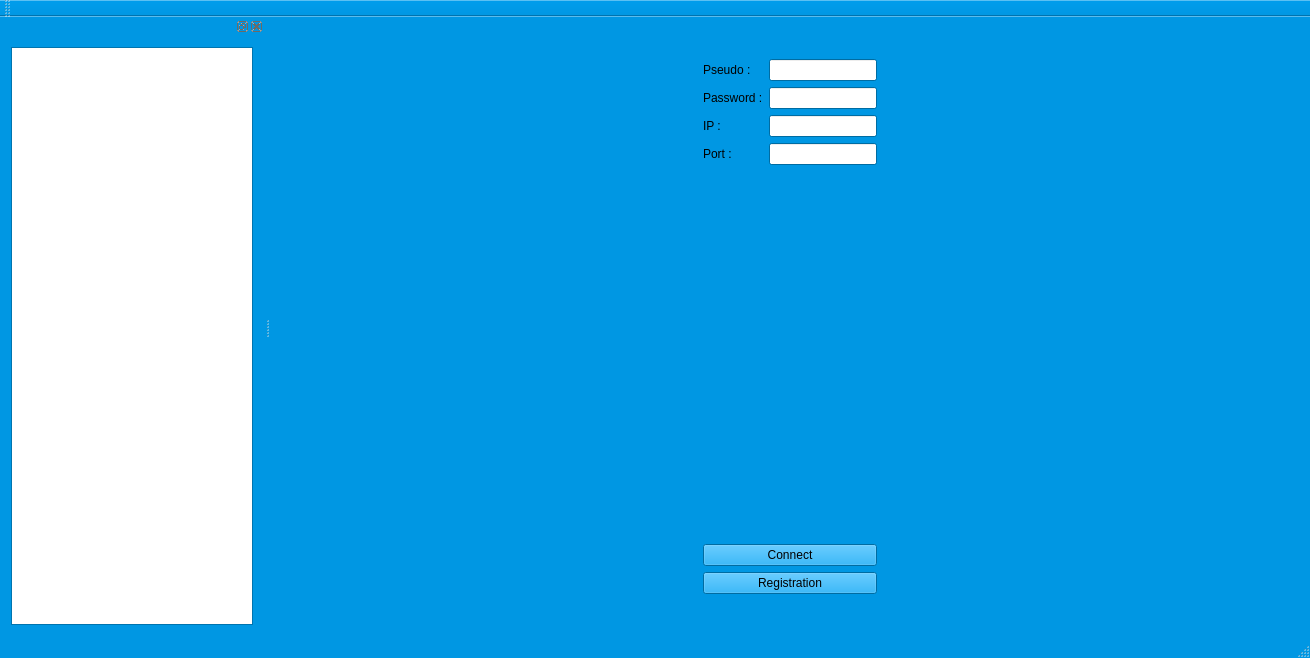
<?xml version="1.0" encoding="UTF-8"?>
<ui version="4.0">
 <class>MainWindow</class>
 <widget class="QMainWindow" name="MainWindow">
  <property name="geometry">
   <rect>
    <x>0</x>
    <y>0</y>
    <width>1310</width>
    <height>658</height>
   </rect>
  </property>
  <property name="palette">
   <palette>
    <active>
     <colorrole role="WindowText">
      <brush brushstyle="SolidPattern">
       <color alpha="255">
        <red>0</red>
        <green>0</green>
        <blue>0</blue>
       </color>
      </brush>
     </colorrole>
     <colorrole role="Button">
      <brush brushstyle="SolidPattern">
       <color alpha="255">
        <red>0</red>
        <green>151</green>
        <blue>227</blue>
       </color>
      </brush>
     </colorrole>
     <colorrole role="Light">
      <brush brushstyle="SolidPattern">
       <color alpha="255">
        <red>85</red>
        <green>199</green>
        <blue>255</blue>
       </color>
      </brush>
     </colorrole>
     <colorrole role="Midlight">
      <brush brushstyle="SolidPattern">
       <color alpha="255">
        <red>42</red>
        <green>175</green>
        <blue>241</blue>
       </color>
      </brush>
     </colorrole>
     <colorrole role="Dark">
      <brush brushstyle="SolidPattern">
       <color alpha="255">
        <red>0</red>
        <green>75</green>
        <blue>113</blue>
       </color>
      </brush>
     </colorrole>
     <colorrole role="Mid">
      <brush brushstyle="SolidPattern">
       <color alpha="255">
        <red>0</red>
        <green>101</green>
        <blue>151</blue>
       </color>
      </brush>
     </colorrole>
     <colorrole role="Text">
      <brush brushstyle="SolidPattern">
       <color alpha="255">
        <red>0</red>
        <green>0</green>
        <blue>0</blue>
       </color>
      </brush>
     </colorrole>
     <colorrole role="BrightText">
      <brush brushstyle="SolidPattern">
       <color alpha="255">
        <red>255</red>
        <green>255</green>
        <blue>255</blue>
       </color>
      </brush>
     </colorrole>
     <colorrole role="ButtonText">
      <brush brushstyle="SolidPattern">
       <color alpha="255">
        <red>0</red>
        <green>0</green>
        <blue>0</blue>
       </color>
      </brush>
     </colorrole>
     <colorrole role="Base">
      <brush brushstyle="SolidPattern">
       <color alpha="255">
        <red>255</red>
        <green>255</green>
        <blue>255</blue>
       </color>
      </brush>
     </colorrole>
     <colorrole role="Window">
      <brush brushstyle="SolidPattern">
       <color alpha="255">
        <red>0</red>
        <green>151</green>
        <blue>227</blue>
       </color>
      </brush>
     </colorrole>
     <colorrole role="Shadow">
      <brush brushstyle="SolidPattern">
       <color alpha="255">
        <red>0</red>
        <green>0</green>
        <blue>0</blue>
       </color>
      </brush>
     </colorrole>
     <colorrole role="AlternateBase">
      <brush brushstyle="SolidPattern">
       <color alpha="255">
        <red>127</red>
        <green>203</green>
        <blue>241</blue>
       </color>
      </brush>
     </colorrole>
     <colorrole role="ToolTipBase">
      <brush brushstyle="SolidPattern">
       <color alpha="255">
        <red>255</red>
        <green>255</green>
        <blue>220</blue>
       </color>
      </brush>
     </colorrole>
     <colorrole role="ToolTipText">
      <brush brushstyle="SolidPattern">
       <color alpha="255">
        <red>0</red>
        <green>0</green>
        <blue>0</blue>
       </color>
      </brush>
     </colorrole>
    </active>
    <inactive>
     <colorrole role="WindowText">
      <brush brushstyle="SolidPattern">
       <color alpha="255">
        <red>0</red>
        <green>0</green>
        <blue>0</blue>
       </color>
      </brush>
     </colorrole>
     <colorrole role="Button">
      <brush brushstyle="SolidPattern">
       <color alpha="255">
        <red>0</red>
        <green>151</green>
        <blue>227</blue>
       </color>
      </brush>
     </colorrole>
     <colorrole role="Light">
      <brush brushstyle="SolidPattern">
       <color alpha="255">
        <red>85</red>
        <green>199</green>
        <blue>255</blue>
       </color>
      </brush>
     </colorrole>
     <colorrole role="Midlight">
      <brush brushstyle="SolidPattern">
       <color alpha="255">
        <red>42</red>
        <green>175</green>
        <blue>241</blue>
       </color>
      </brush>
     </colorrole>
     <colorrole role="Dark">
      <brush brushstyle="SolidPattern">
       <color alpha="255">
        <red>0</red>
        <green>75</green>
        <blue>113</blue>
       </color>
      </brush>
     </colorrole>
     <colorrole role="Mid">
      <brush brushstyle="SolidPattern">
       <color alpha="255">
        <red>0</red>
        <green>101</green>
        <blue>151</blue>
       </color>
      </brush>
     </colorrole>
     <colorrole role="Text">
      <brush brushstyle="SolidPattern">
       <color alpha="255">
        <red>0</red>
        <green>0</green>
        <blue>0</blue>
       </color>
      </brush>
     </colorrole>
     <colorrole role="BrightText">
      <brush brushstyle="SolidPattern">
       <color alpha="255">
        <red>255</red>
        <green>255</green>
        <blue>255</blue>
       </color>
      </brush>
     </colorrole>
     <colorrole role="ButtonText">
      <brush brushstyle="SolidPattern">
       <color alpha="255">
        <red>0</red>
        <green>0</green>
        <blue>0</blue>
       </color>
      </brush>
     </colorrole>
     <colorrole role="Base">
      <brush brushstyle="SolidPattern">
       <color alpha="255">
        <red>255</red>
        <green>255</green>
        <blue>255</blue>
       </color>
      </brush>
     </colorrole>
     <colorrole role="Window">
      <brush brushstyle="SolidPattern">
       <color alpha="255">
        <red>0</red>
        <green>151</green>
        <blue>227</blue>
       </color>
      </brush>
     </colorrole>
     <colorrole role="Shadow">
      <brush brushstyle="SolidPattern">
       <color alpha="255">
        <red>0</red>
        <green>0</green>
        <blue>0</blue>
       </color>
      </brush>
     </colorrole>
     <colorrole role="AlternateBase">
      <brush brushstyle="SolidPattern">
       <color alpha="255">
        <red>127</red>
        <green>203</green>
        <blue>241</blue>
       </color>
      </brush>
     </colorrole>
     <colorrole role="ToolTipBase">
      <brush brushstyle="SolidPattern">
       <color alpha="255">
        <red>255</red>
        <green>255</green>
        <blue>220</blue>
       </color>
      </brush>
     </colorrole>
     <colorrole role="ToolTipText">
      <brush brushstyle="SolidPattern">
       <color alpha="255">
        <red>0</red>
        <green>0</green>
        <blue>0</blue>
       </color>
      </brush>
     </colorrole>
    </inactive>
    <disabled>
     <colorrole role="WindowText">
      <brush brushstyle="SolidPattern">
       <color alpha="255">
        <red>0</red>
        <green>75</green>
        <blue>113</blue>
       </color>
      </brush>
     </colorrole>
     <colorrole role="Button">
      <brush brushstyle="SolidPattern">
       <color alpha="255">
        <red>0</red>
        <green>151</green>
        <blue>227</blue>
       </color>
      </brush>
     </colorrole>
     <colorrole role="Light">
      <brush brushstyle="SolidPattern">
       <color alpha="255">
        <red>85</red>
        <green>199</green>
        <blue>255</blue>
       </color>
      </brush>
     </colorrole>
     <colorrole role="Midlight">
      <brush brushstyle="SolidPattern">
       <color alpha="255">
        <red>42</red>
        <green>175</green>
        <blue>241</blue>
       </color>
      </brush>
     </colorrole>
     <colorrole role="Dark">
      <brush brushstyle="SolidPattern">
       <color alpha="255">
        <red>0</red>
        <green>75</green>
        <blue>113</blue>
       </color>
      </brush>
     </colorrole>
     <colorrole role="Mid">
      <brush brushstyle="SolidPattern">
       <color alpha="255">
        <red>0</red>
        <green>101</green>
        <blue>151</blue>
       </color>
      </brush>
     </colorrole>
     <colorrole role="Text">
      <brush brushstyle="SolidPattern">
       <color alpha="255">
        <red>0</red>
        <green>75</green>
        <blue>113</blue>
       </color>
      </brush>
     </colorrole>
     <colorrole role="BrightText">
      <brush brushstyle="SolidPattern">
       <color alpha="255">
        <red>255</red>
        <green>255</green>
        <blue>255</blue>
       </color>
      </brush>
     </colorrole>
     <colorrole role="ButtonText">
      <brush brushstyle="SolidPattern">
       <color alpha="255">
        <red>0</red>
        <green>75</green>
        <blue>113</blue>
       </color>
      </brush>
     </colorrole>
     <colorrole role="Base">
      <brush brushstyle="SolidPattern">
       <color alpha="255">
        <red>0</red>
        <green>151</green>
        <blue>227</blue>
       </color>
      </brush>
     </colorrole>
     <colorrole role="Window">
      <brush brushstyle="SolidPattern">
       <color alpha="255">
        <red>0</red>
        <green>151</green>
        <blue>227</blue>
       </color>
      </brush>
     </colorrole>
     <colorrole role="Shadow">
      <brush brushstyle="SolidPattern">
       <color alpha="255">
        <red>0</red>
        <green>0</green>
        <blue>0</blue>
       </color>
      </brush>
     </colorrole>
     <colorrole role="AlternateBase">
      <brush brushstyle="SolidPattern">
       <color alpha="255">
        <red>0</red>
        <green>151</green>
        <blue>227</blue>
       </color>
      </brush>
     </colorrole>
     <colorrole role="ToolTipBase">
      <brush brushstyle="SolidPattern">
       <color alpha="255">
        <red>255</red>
        <green>255</green>
        <blue>220</blue>
       </color>
      </brush>
     </colorrole>
     <colorrole role="ToolTipText">
      <brush brushstyle="SolidPattern">
       <color alpha="255">
        <red>0</red>
        <green>0</green>
        <blue>0</blue>
       </color>
      </brush>
     </colorrole>
    </disabled>
   </palette>
  </property>
  <property name="windowTitle">
   <string>MainWindow</string>
  </property>
  <property name="animated">
   <bool>true</bool>
  </property>
  <widget class="QWidget" name="centralWidget">
   <layout class="QVBoxLayout" name="verticalLayout_7">
    <item alignment="Qt::AlignHCenter|Qt::AlignVCenter">
     <widget class="QStackedWidget" name="stackedWidget">
      <property name="currentIndex">
       <number>0</number>
      </property>
      <widget class="QWidget" name="page">
       <layout class="QVBoxLayout" name="verticalLayout_4">
        <item alignment="Qt::AlignHCenter">
         <widget class="QWidget" name="widget" native="true">
          <layout class="QVBoxLayout" name="verticalLayout">
           <item>
            <layout class="QFormLayout" name="formLayout">
             <item row="0" column="0">
              <widget class="QLabel" name="label_pseudo">
               <property name="text">
                <string>Pseudo :</string>
               </property>
              </widget>
             </item>
             <item row="0" column="1">
              <widget class="QLineEdit" name="lineEdit_pseudo"/>
             </item>
             <item row="1" column="0">
              <widget class="QLabel" name="label_password">
               <property name="text">
                <string>Password :</string>
               </property>
              </widget>
             </item>
             <item row="1" column="1">
              <widget class="QLineEdit" name="lineEdit_password"/>
             </item>
             <item row="2" column="0">
              <widget class="QLabel" name="label_ip">
               <property name="text">
                <string>IP :</string>
               </property>
              </widget>
             </item>
             <item row="2" column="1">
              <widget class="QLineEdit" name="lineEdit_ip"/>
             </item>
             <item row="3" column="0">
              <widget class="QLabel" name="label_port">
               <property name="text">
                <string>Port :</string>
               </property>
              </widget>
             </item>
             <item row="3" column="1">
              <widget class="QLineEdit" name="lineEdit_port"/>
             </item>
            </layout>
           </item>
           <item>
            <widget class="QPushButton" name="pushButton_seconnecter">
             <property name="text">
              <string>Connect</string>
             </property>
            </widget>
           </item>
           <item>
            <widget class="QPushButton" name="pushButton_registration">
             <property name="text">
              <string>Registration</string>
             </property>
            </widget>
           </item>
          </layout>
         </widget>
        </item>
       </layout>
      </widget>
      <widget class="QWidget" name="page_2">
       <layout class="QVBoxLayout" name="verticalLayout_6">
        <item alignment="Qt::AlignHCenter|Qt::AlignVCenter">
         <widget class="QWidget" name="widget_2" native="true">
          <layout class="QVBoxLayout" name="verticalLayout_5">
           <item>
            <layout class="QHBoxLayout" name="horizontalLayout">
             <item>
              <widget class="QLabel" name="label_seePseudo">
               <property name="text">
                <string/>
               </property>
              </widget>
             </item>
             <item>
              <widget class="QPushButton" name="pushButton_call">
               <property name="enabled">
                <bool>true</bool>
               </property>
               <property name="text">
                <string>Call</string>
               </property>
              </widget>
             </item>
             <item>
              <widget class="QPushButton" name="pushButton_HangUp">
               <property name="text">
                <string>Hang up</string>
               </property>
              </widget>
             </item>
            </layout>
           </item>
           <item>
            <widget class="QTextEdit" name="textEdit_seeMessage">
             <property name="maximumSize">
              <size>
               <width>981</width>
               <height>181</height>
              </size>
             </property>
            </widget>
           </item>
           <item>
            <layout class="QHBoxLayout" name="horizontalLayout_2">
             <property name="sizeConstraint">
              <enum>QLayout::SetDefaultConstraint</enum>
             </property>
             <item>
              <widget class="QTextEdit" name="textEdit_message">
               <property name="minimumSize">
                <size>
                 <width>888</width>
                 <height>320</height>
                </size>
               </property>
               <property name="cursor" stdset="0">
                <cursorShape>IBeamCursor</cursorShape>
               </property>
              </widget>
             </item>
             <item>
              <widget class="QPushButton" name="pushButton_send">
               <property name="palette">
                <palette>
                 <active>
                  <colorrole role="WindowText">
                   <brush brushstyle="SolidPattern">
                    <color alpha="255">
                     <red>0</red>
                     <green>0</green>
                     <blue>0</blue>
                    </color>
                   </brush>
                  </colorrole>
                  <colorrole role="Button">
                   <brush brushstyle="SolidPattern">
                    <color alpha="255">
                     <red>0</red>
                     <green>0</green>
                     <blue>0</blue>
                    </color>
                   </brush>
                  </colorrole>
                  <colorrole role="Light">
                   <brush brushstyle="SolidPattern">
                    <color alpha="255">
                     <red>0</red>
                     <green>0</green>
                     <blue>0</blue>
                    </color>
                   </brush>
                  </colorrole>
                  <colorrole role="Midlight">
                   <brush brushstyle="SolidPattern">
                    <color alpha="255">
                     <red>0</red>
                     <green>0</green>
                     <blue>0</blue>
                    </color>
                   </brush>
                  </colorrole>
                  <colorrole role="Dark">
                   <brush brushstyle="SolidPattern">
                    <color alpha="255">
                     <red>0</red>
                     <green>0</green>
                     <blue>0</blue>
                    </color>
                   </brush>
                  </colorrole>
                  <colorrole role="Mid">
                   <brush brushstyle="SolidPattern">
                    <color alpha="255">
                     <red>0</red>
                     <green>0</green>
                     <blue>0</blue>
                    </color>
                   </brush>
                  </colorrole>
                  <colorrole role="Text">
                   <brush brushstyle="SolidPattern">
                    <color alpha="255">
                     <red>0</red>
                     <green>0</green>
                     <blue>0</blue>
                    </color>
                   </brush>
                  </colorrole>
                  <colorrole role="BrightText">
                   <brush brushstyle="SolidPattern">
                    <color alpha="255">
                     <red>0</red>
                     <green>0</green>
                     <blue>0</blue>
                    </color>
                   </brush>
                  </colorrole>
                  <colorrole role="ButtonText">
                   <brush brushstyle="SolidPattern">
                    <color alpha="255">
                     <red>0</red>
                     <green>0</green>
                     <blue>0</blue>
                    </color>
                   </brush>
                  </colorrole>
                  <colorrole role="Base">
                   <brush brushstyle="SolidPattern">
                    <color alpha="255">
                     <red>0</red>
                     <green>0</green>
                     <blue>0</blue>
                    </color>
                   </brush>
                  </colorrole>
                  <colorrole role="Window">
                   <brush brushstyle="SolidPattern">
                    <color alpha="255">
                     <red>0</red>
                     <green>0</green>
                     <blue>0</blue>
                    </color>
                   </brush>
                  </colorrole>
                  <colorrole role="Shadow">
                   <brush brushstyle="SolidPattern">
                    <color alpha="255">
                     <red>0</red>
                     <green>0</green>
                     <blue>0</blue>
                    </color>
                   </brush>
                  </colorrole>
                  <colorrole role="Highlight">
                   <brush brushstyle="SolidPattern">
                    <color alpha="255">
                     <red>0</red>
                     <green>0</green>
                     <blue>0</blue>
                    </color>
                   </brush>
                  </colorrole>
                  <colorrole role="HighlightedText">
                   <brush brushstyle="SolidPattern">
                    <color alpha="255">
                     <red>0</red>
                     <green>0</green>
                     <blue>0</blue>
                    </color>
                   </brush>
                  </colorrole>
                  <colorrole role="Link">
                   <brush brushstyle="SolidPattern">
                    <color alpha="255">
                     <red>0</red>
                     <green>0</green>
                     <blue>0</blue>
                    </color>
                   </brush>
                  </colorrole>
                  <colorrole role="LinkVisited">
                   <brush brushstyle="SolidPattern">
                    <color alpha="255">
                     <red>0</red>
                     <green>0</green>
                     <blue>0</blue>
                    </color>
                   </brush>
                  </colorrole>
                  <colorrole role="AlternateBase">
                   <brush brushstyle="SolidPattern">
                    <color alpha="255">
                     <red>0</red>
                     <green>0</green>
                     <blue>0</blue>
                    </color>
                   </brush>
                  </colorrole>
                  <colorrole role="ToolTipBase">
                   <brush brushstyle="SolidPattern">
                    <color alpha="255">
                     <red>0</red>
                     <green>0</green>
                     <blue>0</blue>
                    </color>
                   </brush>
                  </colorrole>
                  <colorrole role="ToolTipText">
                   <brush brushstyle="SolidPattern">
                    <color alpha="255">
                     <red>0</red>
                     <green>0</green>
                     <blue>0</blue>
                    </color>
                   </brush>
                  </colorrole>
                 </active>
                 <inactive>
                  <colorrole role="WindowText">
                   <brush brushstyle="SolidPattern">
                    <color alpha="255">
                     <red>0</red>
                     <green>0</green>
                     <blue>0</blue>
                    </color>
                   </brush>
                  </colorrole>
                  <colorrole role="Button">
                   <brush brushstyle="SolidPattern">
                    <color alpha="255">
                     <red>0</red>
                     <green>0</green>
                     <blue>0</blue>
                    </color>
                   </brush>
                  </colorrole>
                  <colorrole role="Light">
                   <brush brushstyle="SolidPattern">
                    <color alpha="255">
                     <red>0</red>
                     <green>0</green>
                     <blue>0</blue>
                    </color>
                   </brush>
                  </colorrole>
                  <colorrole role="Midlight">
                   <brush brushstyle="SolidPattern">
                    <color alpha="255">
                     <red>0</red>
                     <green>0</green>
                     <blue>0</blue>
                    </color>
                   </brush>
                  </colorrole>
                  <colorrole role="Dark">
                   <brush brushstyle="SolidPattern">
                    <color alpha="255">
                     <red>0</red>
                     <green>0</green>
                     <blue>0</blue>
                    </color>
                   </brush>
                  </colorrole>
                  <colorrole role="Mid">
                   <brush brushstyle="SolidPattern">
                    <color alpha="255">
                     <red>0</red>
                     <green>0</green>
                     <blue>0</blue>
                    </color>
                   </brush>
                  </colorrole>
                  <colorrole role="Text">
                   <brush brushstyle="SolidPattern">
                    <color alpha="255">
                     <red>255</red>
                     <green>255</green>
                     <blue>255</blue>
                    </color>
                   </brush>
                  </colorrole>
                  <colorrole role="BrightText">
                   <brush brushstyle="SolidPattern">
                    <color alpha="255">
                     <red>255</red>
                     <green>255</green>
                     <blue>255</blue>
                    </color>
                   </brush>
                  </colorrole>
                  <colorrole role="ButtonText">
                   <brush brushstyle="SolidPattern">
                    <color alpha="255">
                     <red>255</red>
                     <green>255</green>
                     <blue>255</blue>
                    </color>
                   </brush>
                  </colorrole>
                  <colorrole role="Base">
                   <brush brushstyle="SolidPattern">
                    <color alpha="255">
                     <red>0</red>
                     <green>0</green>
                     <blue>0</blue>
                    </color>
                   </brush>
                  </colorrole>
                  <colorrole role="Window">
                   <brush brushstyle="SolidPattern">
                    <color alpha="255">
                     <red>0</red>
                     <green>0</green>
                     <blue>0</blue>
                    </color>
                   </brush>
                  </colorrole>
                  <colorrole role="Shadow">
                   <brush brushstyle="SolidPattern">
                    <color alpha="255">
                     <red>0</red>
                     <green>0</green>
                     <blue>0</blue>
                    </color>
                   </brush>
                  </colorrole>
                  <colorrole role="Highlight">
                   <brush brushstyle="SolidPattern">
                    <color alpha="255">
                     <red>0</red>
                     <green>0</green>
                     <blue>0</blue>
                    </color>
                   </brush>
                  </colorrole>
                  <colorrole role="HighlightedText">
                   <brush brushstyle="SolidPattern">
                    <color alpha="255">
                     <red>0</red>
                     <green>0</green>
                     <blue>0</blue>
                    </color>
                   </brush>
                  </colorrole>
                  <colorrole role="Link">
                   <brush brushstyle="SolidPattern">
                    <color alpha="255">
                     <red>0</red>
                     <green>0</green>
                     <blue>0</blue>
                    </color>
                   </brush>
                  </colorrole>
                  <colorrole role="LinkVisited">
                   <brush brushstyle="SolidPattern">
                    <color alpha="255">
                     <red>0</red>
                     <green>0</green>
                     <blue>0</blue>
                    </color>
                   </brush>
                  </colorrole>
                  <colorrole role="AlternateBase">
                   <brush brushstyle="SolidPattern">
                    <color alpha="255">
                     <red>0</red>
                     <green>0</green>
                     <blue>0</blue>
                    </color>
                   </brush>
                  </colorrole>
                  <colorrole role="ToolTipBase">
                   <brush brushstyle="SolidPattern">
                    <color alpha="255">
                     <red>0</red>
                     <green>0</green>
                     <blue>0</blue>
                    </color>
                   </brush>
                  </colorrole>
                  <colorrole role="ToolTipText">
                   <brush brushstyle="SolidPattern">
                    <color alpha="255">
                     <red>0</red>
                     <green>0</green>
                     <blue>0</blue>
                    </color>
                   </brush>
                  </colorrole>
                 </inactive>
                 <disabled>
                  <colorrole role="WindowText">
                   <brush brushstyle="SolidPattern">
                    <color alpha="255">
                     <red>0</red>
                     <green>0</green>
                     <blue>0</blue>
                    </color>
                   </brush>
                  </colorrole>
                  <colorrole role="Button">
                   <brush brushstyle="SolidPattern">
                    <color alpha="255">
                     <red>0</red>
                     <green>0</green>
                     <blue>0</blue>
                    </color>
                   </brush>
                  </colorrole>
                  <colorrole role="Light">
                   <brush brushstyle="SolidPattern">
                    <color alpha="255">
                     <red>0</red>
                     <green>0</green>
                     <blue>0</blue>
                    </color>
                   </brush>
                  </colorrole>
                  <colorrole role="Midlight">
                   <brush brushstyle="SolidPattern">
                    <color alpha="255">
                     <red>0</red>
                     <green>0</green>
                     <blue>0</blue>
                    </color>
                   </brush>
                  </colorrole>
                  <colorrole role="Dark">
                   <brush brushstyle="SolidPattern">
                    <color alpha="255">
                     <red>0</red>
                     <green>0</green>
                     <blue>0</blue>
                    </color>
                   </brush>
                  </colorrole>
                  <colorrole role="Mid">
                   <brush brushstyle="SolidPattern">
                    <color alpha="255">
                     <red>0</red>
                     <green>0</green>
                     <blue>0</blue>
                    </color>
                   </brush>
                  </colorrole>
                  <colorrole role="Text">
                   <brush brushstyle="SolidPattern">
                    <color alpha="255">
                     <red>0</red>
                     <green>0</green>
                     <blue>0</blue>
                    </color>
                   </brush>
                  </colorrole>
                  <colorrole role="BrightText">
                   <brush brushstyle="SolidPattern">
                    <color alpha="255">
                     <red>255</red>
                     <green>255</green>
                     <blue>255</blue>
                    </color>
                   </brush>
                  </colorrole>
                  <colorrole role="ButtonText">
                   <brush brushstyle="SolidPattern">
                    <color alpha="255">
                     <red>0</red>
                     <green>0</green>
                     <blue>0</blue>
                    </color>
                   </brush>
                  </colorrole>
                  <colorrole role="Base">
                   <brush brushstyle="SolidPattern">
                    <color alpha="255">
                     <red>0</red>
                     <green>0</green>
                     <blue>0</blue>
                    </color>
                   </brush>
                  </colorrole>
                  <colorrole role="Window">
                   <brush brushstyle="SolidPattern">
                    <color alpha="255">
                     <red>0</red>
                     <green>0</green>
                     <blue>0</blue>
                    </color>
                   </brush>
                  </colorrole>
                  <colorrole role="Shadow">
                   <brush brushstyle="SolidPattern">
                    <color alpha="255">
                     <red>0</red>
                     <green>0</green>
                     <blue>0</blue>
                    </color>
                   </brush>
                  </colorrole>
                  <colorrole role="Highlight">
                   <brush brushstyle="SolidPattern">
                    <color alpha="255">
                     <red>51</red>
                     <green>153</green>
                     <blue>255</blue>
                    </color>
                   </brush>
                  </colorrole>
                  <colorrole role="HighlightedText">
                   <brush brushstyle="SolidPattern">
                    <color alpha="255">
                     <red>0</red>
                     <green>0</green>
                     <blue>0</blue>
                    </color>
                   </brush>
                  </colorrole>
                  <colorrole role="Link">
                   <brush brushstyle="SolidPattern">
                    <color alpha="255">
                     <red>0</red>
                     <green>0</green>
                     <blue>0</blue>
                    </color>
                   </brush>
                  </colorrole>
                  <colorrole role="LinkVisited">
                   <brush brushstyle="SolidPattern">
                    <color alpha="255">
                     <red>0</red>
                     <green>0</green>
                     <blue>0</blue>
                    </color>
                   </brush>
                  </colorrole>
                  <colorrole role="AlternateBase">
                   <brush brushstyle="SolidPattern">
                    <color alpha="255">
                     <red>0</red>
                     <green>0</green>
                     <blue>0</blue>
                    </color>
                   </brush>
                  </colorrole>
                  <colorrole role="ToolTipBase">
                   <brush brushstyle="SolidPattern">
                    <color alpha="255">
                     <red>0</red>
                     <green>0</green>
                     <blue>0</blue>
                    </color>
                   </brush>
                  </colorrole>
                  <colorrole role="ToolTipText">
                   <brush brushstyle="SolidPattern">
                    <color alpha="255">
                     <red>0</red>
                     <green>0</green>
                     <blue>0</blue>
                    </color>
                   </brush>
                  </colorrole>
                 </disabled>
                </palette>
               </property>
               <property name="text">
                <string>Send</string>
               </property>
              </widget>
             </item>
            </layout>
           </item>
          </layout>
         </widget>
        </item>
       </layout>
      </widget>
      <widget class="QWidget" name="page_3">
       <widget class="QWidget" name="formLayoutWidget">
        <property name="geometry">
         <rect>
          <x>60</x>
          <y>20</y>
          <width>901</width>
          <height>101</height>
         </rect>
        </property>
        <layout class="QFormLayout" name="formLayout_2">
         <property name="fieldGrowthPolicy">
          <enum>QFormLayout::AllNonFixedFieldsGrow</enum>
         </property>
         <item row="0" column="0">
          <widget class="QLabel" name="label">
           <property name="text">
            <string>Pseudo : </string>
           </property>
          </widget>
         </item>
         <item row="0" column="1">
          <widget class="QLineEdit" name="lineEdit_pseudoregister"/>
         </item>
         <item row="2" column="0">
          <widget class="QLabel" name="label_2">
           <property name="text">
            <string>Password :</string>
           </property>
          </widget>
         </item>
         <item row="2" column="1">
          <widget class="QLineEdit" name="lineEdit_passwordregister"/>
         </item>
         <item row="3" column="0">
          <widget class="QLabel" name="label_3">
           <property name="text">
            <string>Confirm password :</string>
           </property>
          </widget>
         </item>
         <item row="3" column="1">
          <widget class="QLineEdit" name="lineEdit_passwordconfirmregister"/>
         </item>
        </layout>
       </widget>
       <widget class="QWidget" name="horizontalLayoutWidget">
        <property name="geometry">
         <rect>
          <x>60</x>
          <y>490</y>
          <width>901</width>
          <height>80</height>
         </rect>
        </property>
        <layout class="QHBoxLayout" name="horizontalLayout_3">
         <item>
          <widget class="QPushButton" name="pushButton_register">
           <property name="text">
            <string>Register</string>
           </property>
          </widget>
         </item>
        </layout>
       </widget>
      </widget>
     </widget>
    </item>
   </layout>
  </widget>
  <widget class="QMenuBar" name="menuBar">
   <property name="geometry">
    <rect>
     <x>0</x>
     <y>0</y>
     <width>1310</width>
     <height>21</height>
    </rect>
   </property>
  </widget>
  <widget class="QStatusBar" name="statusBar"/>
  <widget class="QDockWidget" name="dockWidget">
   <attribute name="dockWidgetArea">
    <number>1</number>
   </attribute>
   <widget class="QWidget" name="dockWidgetContents_3">
    <layout class="QVBoxLayout" name="verticalLayout_3">
     <item>
      <widget class="QListWidget" name="listConnected"/>
     </item>
    </layout>
   </widget>
  </widget>
  <widget class="QToolBar" name="toolBar">
   <property name="windowTitle">
    <string>toolBar</string>
   </property>
   <attribute name="toolBarArea">
    <enum>TopToolBarArea</enum>
   </attribute>
   <attribute name="toolBarBreak">
    <bool>false</bool>
   </attribute>
  </widget>
 </widget>
 <layoutdefault spacing="6" margin="11"/>
 <resources/>
 <connections/>
</ui>
